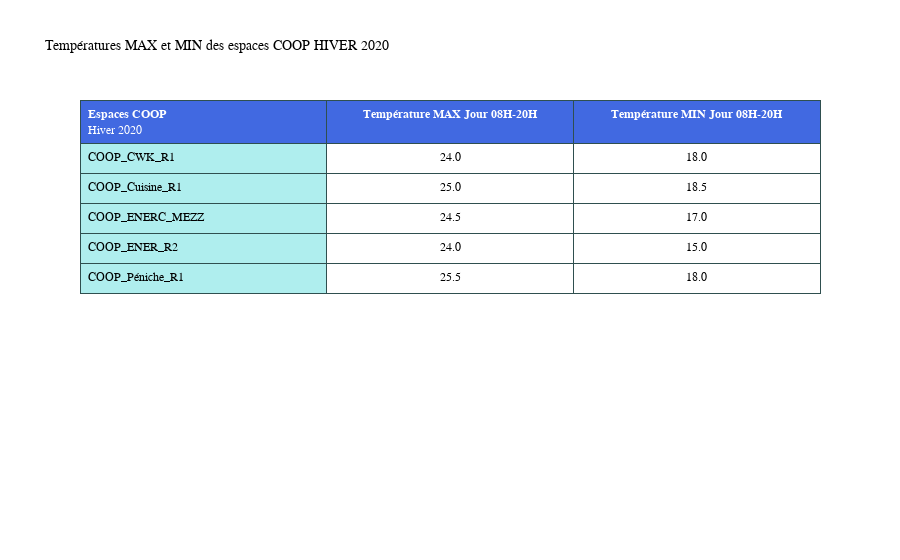

Notebook code cell kept with this figure:
### Code cell
import plotly.graph_objects as go

values = [['COOP_CWK_R1', 'COOP_Cuisine_R1', 'COOP_ENERC_MEZZ', 'COOP_ENER_R2', 'COOP_Péniche_R1'], #1st col
  ["24.0", "25.0", "24.5", "24.0", "25.5"],["18.0", "18.5", "17.0", "15.0", "18.0"]]

fig = go.Figure(data=[go.Table(
  columnorder = [1,2,3],
  columnwidth = [30,30,30],
  header = dict(
    values = [['<b>Espaces COOP</b><br>Hiver 2020'],
                  ['<b>Température MAX Jour 08H-20H</b><br>'],
                  ['<b>Température MIN Jour 08H-20H</b><br>']],
    line_color='darkslategray',
    fill_color='royalblue',
    align=['left','center'],
    font=dict(color='white', size=12),
    height=40
  ),
  cells=dict(
    values=values,
    line_color='darkslategray',
    fill=dict(color=['paleturquoise', 'white']),
    align=['left', 'center'],
    font_size=12,
    height=30)
    )
])
fig.update_layout(title_text='Températures MAX et MIN des espaces COOP HIVER 2020',
                 font=dict(
        family="Courier New, monospace",
        size=10,
        color="black"))
fig.show()

### Figure 1 — Plotly figure (JSON) as saved in the notebook; plotly's stock layout.template omitted (floating-point values rounded to 4 significant figures)
{"data": [{"cells": {"align": ["left", "center"], "fill": {"color": ["paleturquoise", "white"]}, "font": {"size": 12}, "height": 30, "line": {"color": "darkslategray"}, "values": [["COOP_CWK_R1", "COOP_Cuisine_R1", "COOP_ENERC_MEZZ", "COOP_ENER_R2", "COOP_Péniche_R1"], ["24.0", "25.0", "24.5", "24.0", "25.5"], ["18.0", "18.5", "17.0", "15.0", "18.0"]]}, "columnorder": [1, 2, 3], "columnwidth": [30, 30, 30], "header": {"align": ["left", "center"], "fill": {"color": "royalblue"}, "font": {"color": "white", "size": 12}, "height": 40, "line": {"color": "darkslategray"}, "values": [["<b>Espaces COOP</b><br>Hiver 2020"], ["<b>Température MAX Jour 08H-20H</b><br>"], ["<b>Température MIN Jour 08H-20H</b><br>"]]}, "type": "table"}], "layout": {"font": {"color": "black", "family": "Courier New, monospace", "size": 10}, "title": {"text": "Températures MAX et MIN des espaces COOP HIVER 2020"}}}
